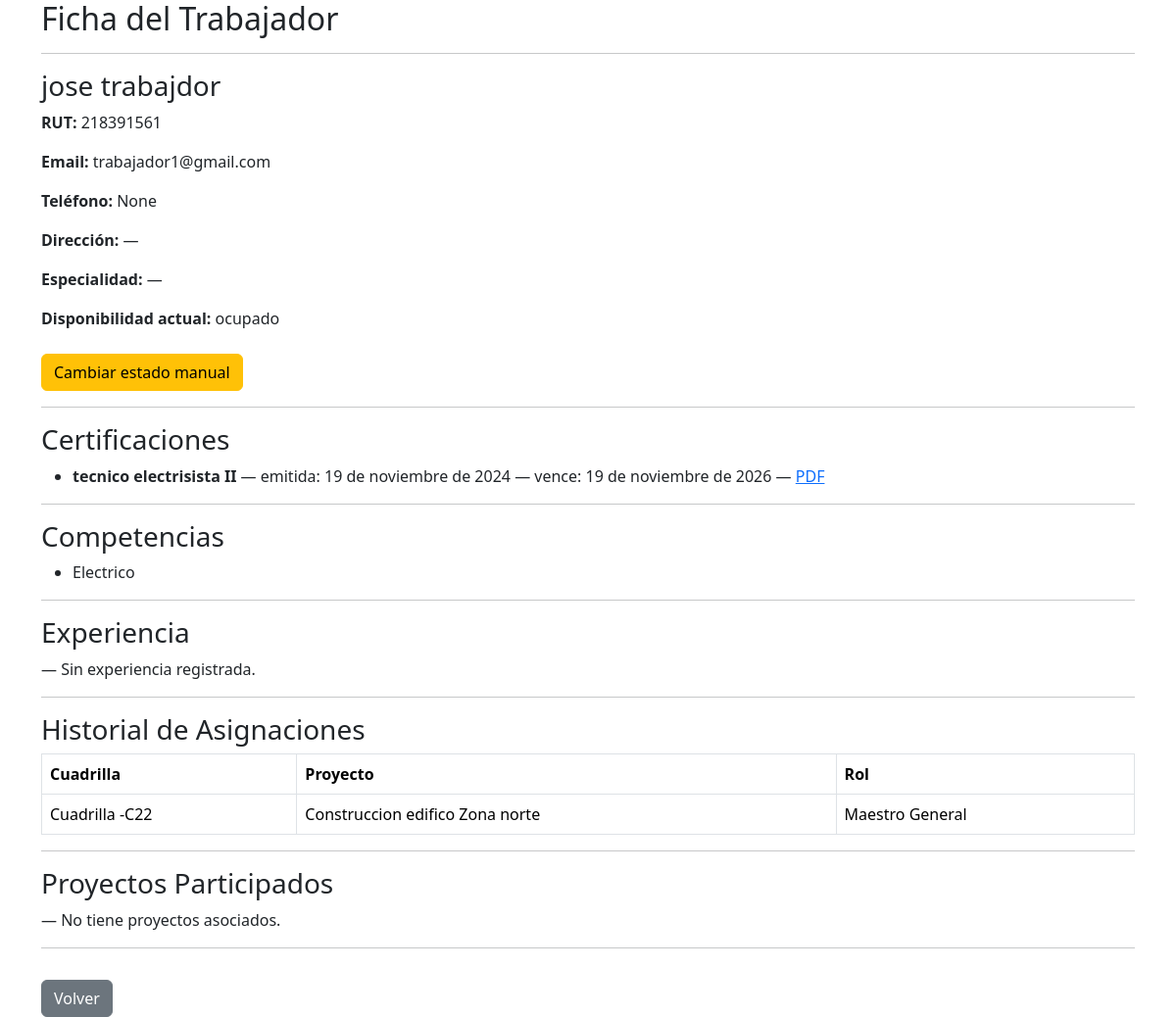
Page /personal/trabajador/4/detalle/ on the earlier database version.
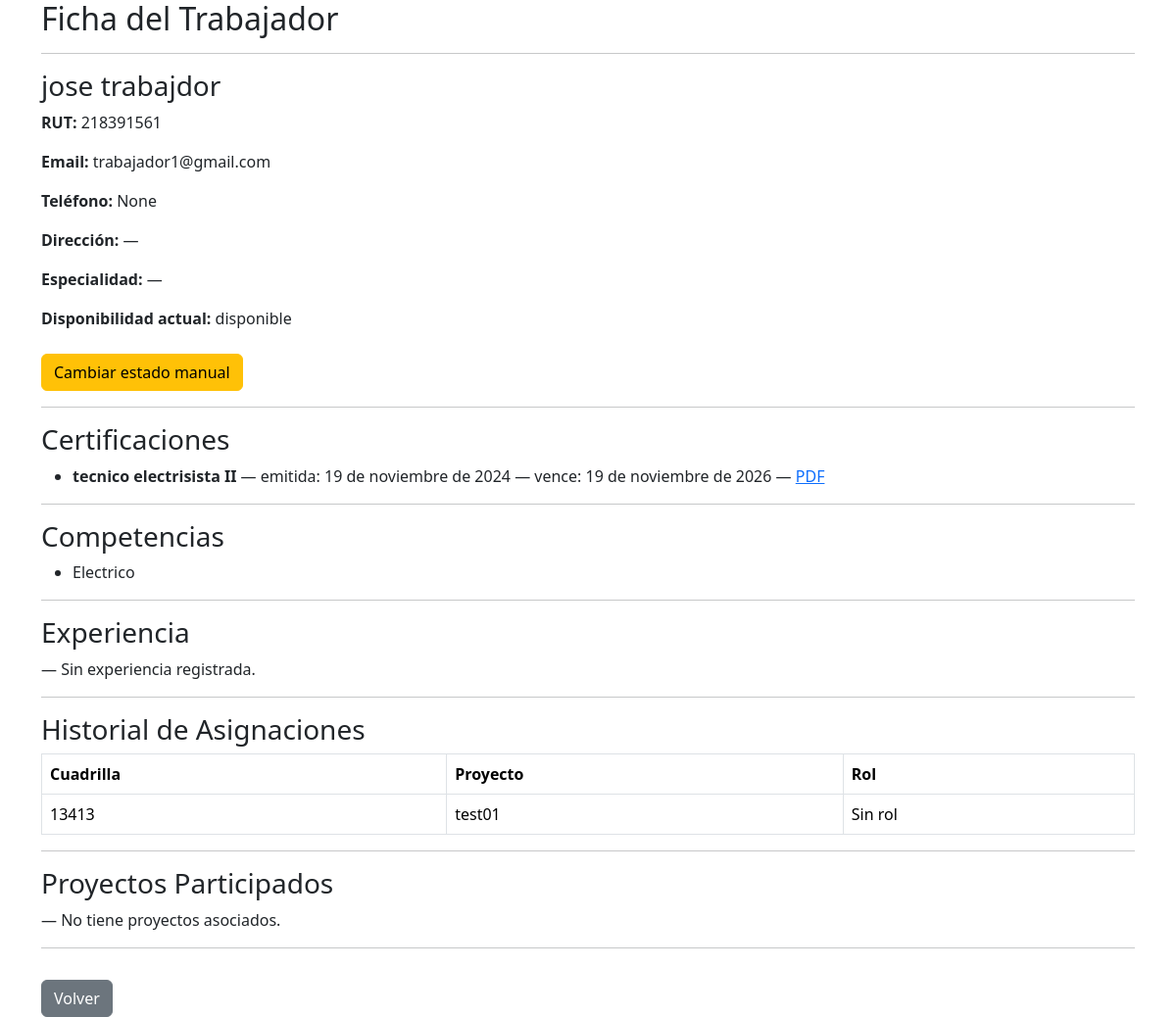
Same page on the later database version.
### personal/models.py (models this page shows, shortened)
class CertificacionTrabajador(models.Model):
    trabajador = models.ForeignKey(Trabajador, on_delete=models.CASCADE, related_name='certificaciones_trabajador')
    nombre = models.CharField(max_length=150)
    entidad = models.CharField(max_length=150, blank=True, null=True)
    archivo = models.FileField(upload_to='certificaciones/', blank=True, null=True)
    fecha_emision = models.DateField()
    fecha_expiracion = models.DateField(null=True, blank=True)

class CompetenciaTrabajador(models.Model):
    NIVEL_CHOICES = [
        ('basico', 'Básico'),
        ('intermedio', 'Intermedio'),
        ('avanzado', 'Avanzado'),
        ('experto', 'Experto'),
    ]
    trabajador = models.ForeignKey(Trabajador, on_delete=models.CASCADE, related_name='competencias')
    nombre = models.CharField(max_length=100)
    nivel = models.CharField(max_length=20, choices=NIVEL_CHOICES, default='basico')
    fecha_adquisicion = models.DateField(null=True, blank=True)
    class Meta:
        unique_together = ('trabajador', 'nombre')

class Asignacion(models.Model):
    trabajador = models.ForeignKey(User, on_delete=models.CASCADE)
    cuadrilla = models.ForeignKey(Cuadrilla, on_delete=models.CASCADE, related_name='asignaciones')
    rol = models.ForeignKey(Rol, on_delete=models.SET_NULL, null=True, blank=True)

class Cuadrilla(models.Model):
    nombre = models.CharField(max_length=100)
    proyecto = models.ForeignKey(Proyecto, on_delete=models.CASCADE, related_name='cuadrillas', null=True, blank=True)
    lider = models.ForeignKey(User, on_delete=models.SET_NULL, null=True, blank=True, related_name='cuadrillas_lideradas')

class Rol(models.Model):
    nombre = models.CharField(max_length=50)

class Trabajador(models.Model):
    TIPO_CHOICES = [
        ('trabajador', 'Trabajador'),
        ('lider', 'Líder'),
        ('jefe', 'Jefe'),
    ]
    ESTADO_CHOICES = [
        ('disponible', 'Disponible'),
        ('asignado', 'Asignado'),
        ('vacaciones', 'Vacaciones'),
        ('licencia', 'Licencia'),
        ('inactivo', 'Inactivo'),
    ]
    rut = models.CharField(max_length=20, unique=True, validators=[rut_valido])
    nombre = models.CharField(max_length=100)
    apellido = models.CharField(max_length=100)
    email = models.EmailField()
    telefono = models.CharField(max_length=30, blank=True, null=True)
    direccion = models.CharField(max_length=255, blank=True, null=True)
    fecha_nacimiento = models.DateField(null=True, blank=True)
    tipo_trabajador = models.CharField(max_length=20, choices=TIPO_CHOICES, default='trabajador')
    especialidad = models.CharField(max_length=100, blank=True, null=True)
    estado = models.CharField(max_length=20, choices=ESTADO_CHOICES, default='disponible')
    fecha_ingreso = models.DateField(null=True, blank=True)
    anos_experiencia = models.PositiveIntegerField(default=0)
    user = models.OneToOneField(User, on_delete=models.SET_NULL, null=True, blank=True, related_name='trabajador_profile')
    activo = models.BooleanField(default=True)
    password_inicial = models.BooleanField(default=False)
    manual_override = models.BooleanField(default=False)
    created_at = models.DateTimeField(auto_now_add=True)
    updated_at = models.DateTimeField(auto_now=True)
    class Meta:
        verbose_name = 'Trabajador'
        verbose_name_plural = 'Trabajadores'

### proyectos/models.py (models this page shows, shortened)
class Proyecto(models.Model):
    nombre = models.CharField(max_length=100)
    descripcion = models.TextField(blank=True)
    TIPO_CHOICES = [
        ('construccion', 'Construcción'),
        ('mantenimiento', 'Mantenimiento'),
        ('instalacion', 'Instalación'),
        ('otro', 'Otro'),
    ]
    tipo = models.CharField(max_length=30, choices=TIPO_CHOICES, default='otro')
    COMPLEJIDAD_CHOICES = [
        ('baja', 'Baja'),
        ('media', 'Media'),
        ('alta', 'Alta'),
    ]
    complejidad = models.CharField(max_length=10, choices=COMPLEJIDAD_CHOICES, default='media')
    fecha_inicio = models.DateField()
    fecha_termino = models.DateField(null=True, blank=True)
    jefe = models.ForeignKey(User, on_delete=models.CASCADE, related_name='proyectos')
    activo = models.BooleanField(default=True)

### personal/views.py (the view)
def detalle_trabajador(request, trabajador_id):
    trabajador = get_object_or_404(Trabajador, id=trabajador_id)
    perfil = TrabajadorPerfil.objects.filter(user=trabajador.user).first()
    competencias = CompetenciaTrabajador.objects.filter(trabajador=trabajador)
    certificaciones = CertificacionTrabajador.objects.filter(trabajador=trabajador)
    experiencias = ExperienciaTrabajador.objects.filter(trabajador=trabajador)
    asignaciones = Asignacion.objects.filter(trabajador=trabajador.user)
    if getattr(trabajador, 'manual_override', False):
        disponibilidad = trabajador.estado
    elif perfil:
        disponibilidad = perfil.estado_efectivo
    else:
        disponibilidad = '—'
    return render(request, "detalle_trabajador.html", {
        "trabajador": trabajador,
        "perfil": perfil,
        "competencias": competencias,
        "certificaciones": certificaciones,
        "experiencias": experiencias,
        "asignaciones": asignaciones,
        "disponibilidad": disponibilidad,
    })

### core/context_processors.py (called while the page is built)
def notificaciones_no_leidas(request):
    if request.user.is_authenticated:
        return {
            "notifs_no_leidas": request.user.notificaciones.filter(leida=False).count()
        }
    return {"notifs_no_leidas": 0}

### personal/models.py (called while the page is built)
    @property
    def estado_efectivo(self):
        asignado = Asignacion.objects.filter(trabajador=self.user).exists()
        if asignado:
            return 'ocupado'
        return self.estado_manual

### personal/templates/detalle_trabajador.html (shortened to what this page needs)
{% extends 'base.html' %}
{% load custom_tags %}
{% block content %}
<h2>Ficha del Trabajador</h2>
<hr>
<h3>{{ trabajador.nombre }} {{ trabajador.apellido }}</h3>
<p><strong>RUT:</strong> {{ trabajador.rut }}</p>
<p><strong>Email:</strong> {{ trabajador.email }}</p>
<p><strong>Teléfono:</strong> {{ trabajador.telefono }}</p>
<p><strong>Dirección:</strong> {{ trabajador.direccion|default:"—" }}</p>
<p><strong>Especialidad:</strong> {{ perfil.especialidad|default:"—" }}</p>
<p><strong>Disponibilidad actual:</strong> {{ disponibilidad }}</p>
<a href="{% url 'personal:editar_estado_trabajador' trabajador.id %}" class="btn btn-warning mt-2">
    Cambiar estado manual
</a>
<hr>
<h3>Certificaciones</h3>
{% if certificaciones %}
<ul>
    {% for c in certificaciones %}
        <li>
            <strong>{{ c.nombre }}</strong>
            — emitida: {{ c.fecha_emision }}
            {% if c.fecha_expiracion %} — vence: {{ c.fecha_expiracion }}{% endif %}
            {% if c.archivo %}
                — <a href="{{ c.archivo.url }}" target="_blank">PDF</a>
            {% endif %}
        </li>
    {% endfor %}
</ul>
{% else %}
<p>— No tiene certificaciones registradas.</p>
{% endif %}
<hr>
<h3>Competencias</h3>
{% if competencias %}
<ul>
    {% for comp in competencias %}
        <li>
            {{ comp.nombre }}
        </li>
    {% endfor %}
</ul>
{% else %}
<p>— No tiene competencias registradas.</p>
{% endif %}
<hr>
<h3>Experiencia</h3>
{% if experiencias %}
<ul>
    {% for exp in experiencias %}
        <li>
            {% if exp.proyecto %}
                Proyecto interno: {{ exp.proyecto.nombre }} — {{ exp.calificacion }}
            {% else %}
                Externo: {{ exp.proyecto_externo }} ({{ exp.empresa_externa }}) — {{ exp.calificacion }}
            {% endif %}
        </li>
    {% endfor %}
</ul>
{% else %}
<p>— Sin experiencia registrada.</p>
{% endif %}
<hr>
<h3>Historial de Asignaciones</h3>
{% if asignaciones %}
<table class="table table-bordered">
    <tr>
        <th>Cuadrilla</th>
        <th>Proyecto</th>
        <th>Rol</th>
    </tr>
    {% for a in asignaciones %}
    <tr>
        <td>{{ a.cuadrilla.nombre }}</td>
        <td>
            {% if a.cuadrilla.proyecto %}
                {{ a.cuadrilla.proyecto.nombre }}
            {% else %}
                —
            {% endif %}
        </td>
        <td>
            {% if a.rol %}
                {{ a.rol.nombre }}
            {% else %}
                Sin rol
            {% endif %}
        </td>
    </tr>
    {% endfor %}
</table>
{% else %}
<p>No tiene asignaciones en cuadrillas.</p>
{% endif %}
<hr>
<h3>Proyectos Participados</h3>
{% if proyectos %}
<ul>
    {% for p in proyectos %}
        <li>{{ p.nombre }}</li>
    {% endfor %}
</ul>
{% else %}
<p>— No tiene proyectos asociados.</p>
{% endif %}
<hr>
<a href="{% url 'proyectos:panel' %}" class="btn btn-secondary mt-3">Volver</a>
{% endblock %}

Differences in the rows shown:
removed Asignacion: cuadrilla.nombre "Cuadrilla -C22", cuadrilla.proyecto.nombre "Construccion edifico Zona norte", rol.nombre "Maestro General"
changed Trabajador "jose": estado (not shown) → "disponible"
added Asignacion: cuadrilla.nombre "13413", cuadrilla.proyecto.nombre "test01", shows "Sin rol"
Other differences:
{{ disponibilidad }}: "ocupado" → (not shown)
